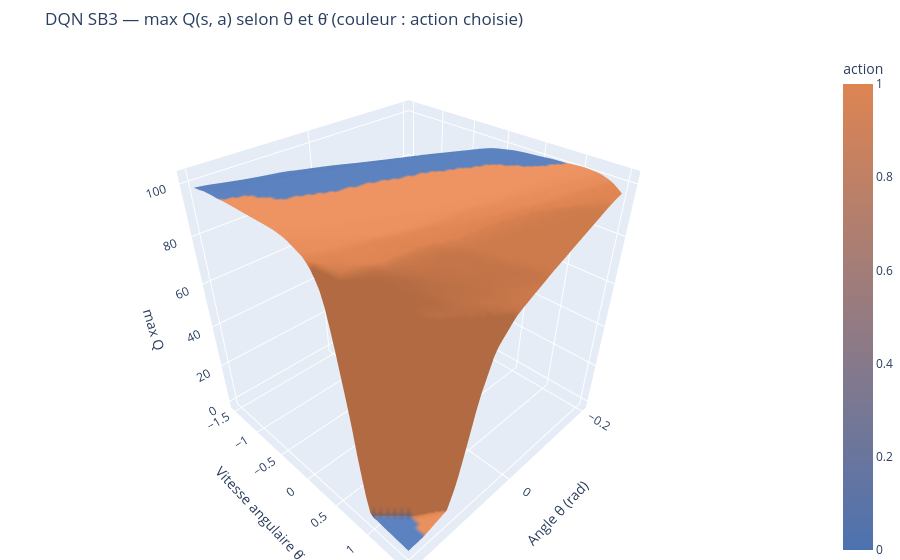

Source (notebook cell):
### Markdown cell above
**Ce que le réseau a appris : paysage des Q-values en 3D.** On fixe x = 0 et ẋ = 0 et on balaie l'angle θ
et la vitesse angulaire θ̇. Hauteur = $\max_a Q(s, a)$, couleur = action choisie (bleu = gauche, orange = droite).
Au centre, la frontière de décision est une diagonale : l'agent pousse du côté où le bâton tombe
(à droite quand θ + k·θ̇ > 0). Dans les coins extrêmes, états jamais visités pendant l'entraînement,
les décisions deviennent incohérentes : le réseau n'y a rien appris.

### Code cell
thetas = np.linspace(-0.2, 0.2, 61)
theta_dots = np.linspace(-1.5, 1.5, 61)
T, TD = np.meshgrid(thetas, theta_dots)
grid = np.stack([np.zeros_like(T), np.zeros_like(T), T, TD], axis=-1).reshape(-1, 4)

with torch.no_grad():
    q = best.q_net(torch.as_tensor(grid, dtype=torch.float32, device=best.device)).cpu().numpy()

surface_3d(q.max(1).reshape(T.shape), "ex3_q_values_3d",
           "DQN SB3 — max Q(s, a) selon θ et θ̇ (couleur : action choisie)",
           x=thetas, y=theta_dots, labels=("Angle θ (rad)", "Vitesse angulaire θ̇", "max Q"),
           color=q.argmax(1).reshape(T.shape).astype(float),
           colorscale=[[0, "#4C72B0"], [1, "#DD8452"]], colorbar_title="action")

### Figure 1 — Plotly figure (JSON) as saved in the notebook; plotly's stock layout.template omitted (floating-point values rounded to 4 significant figures; data arrays with more than 128 entries replaced by an {"elided": "..."} marker saying what was removed)
{"data": [{"colorbar": {"title": {"text": "action"}}, "colorscale": [[0, "#4C72B0"], [1, "#DD8452"]], "surfacecolor": {"elided": "61x61 float values"}, "type": "surface", "x": [-0.2, -0.1933, -0.1867, -0.18, -0.1733, -0.1667, -0.16, -0.1533, -0.1467, -0.14, -0.1333, -0.1267, -0.12, -0.1133, -0.1067, -0.1, -0.09333, -0.08667, -0.08, -0.07333, -0.06667, -0.06, -0.05333, -0.04667, -0.04, -0.03333, -0.02667, -0.02, -0.01333, -0.006667, 0.0, 0.006667, 0.01333, 0.02, 0.02667, 0.03333, 0.04, 0.04667, 0.05333, 0.06, 0.06667, 0.07333, 0.08, 0.08667, 0.09333, 0.1, 0.1067, 0.1133, 0.12, 0.1267, 0.1333, 0.14, 0.1467, 0.1533, 0.16, 0.1667, 0.1733, 0.18, 0.1867, 0.1933, 0.2], "y": [-1.5, -1.45, -1.4, -1.35, -1.3, -1.25, -1.2, -1.15, -1.1, -1.05, -1.0, -0.95, -0.9, -0.85, -0.8, -0.75, -0.7, -0.65, -0.6, -0.55, -0.5, -0.45, -0.4, -0.35, -0.3, -0.25, -0.2, -0.15, -0.1, -0.05, 0.0, 0.05, 0.1, 0.15, 0.2, 0.25, 0.3, 0.35, 0.4, 0.45, 0.5, 0.55, 0.6, 0.65, 0.7, 0.75, 0.8, 0.85, 0.9, 0.95, 1.0, 1.05, 1.1, 1.15, 1.2, 1.25, 1.3, 1.35, 1.4, 1.45, 1.5], "z": {"elided": "61x61 float values"}}], "layout": {"height": 560, "margin": {"b": 0, "l": 0, "r": 0, "t": 50}, "scene": {"xaxis": {"title": {"text": "Angle θ (rad)"}}, "yaxis": {"title": {"text": "Vitesse angulaire θ̇"}}, "zaxis": {"title": {"text": "max Q"}}}, "title": {"text": "DQN SB3 — max Q(s, a) selon θ et θ̇ (couleur : action choisie)"}}}
